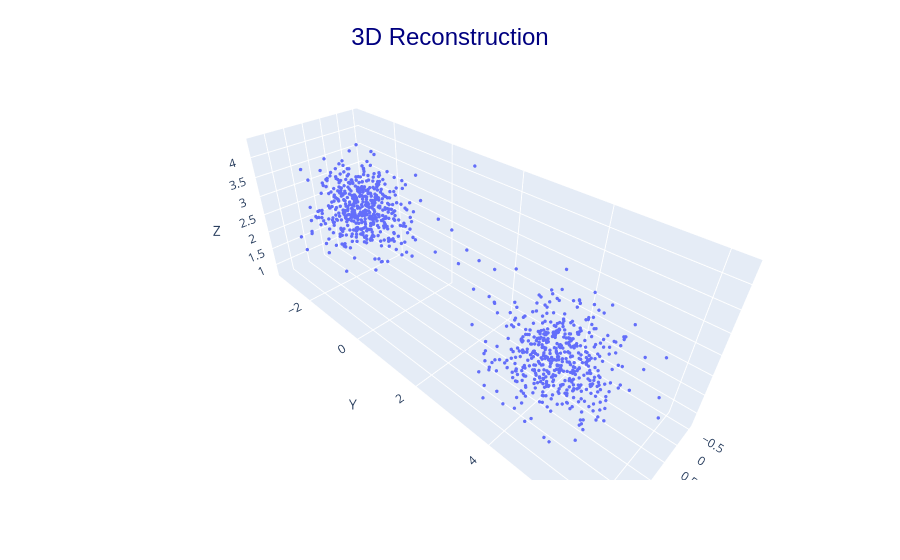
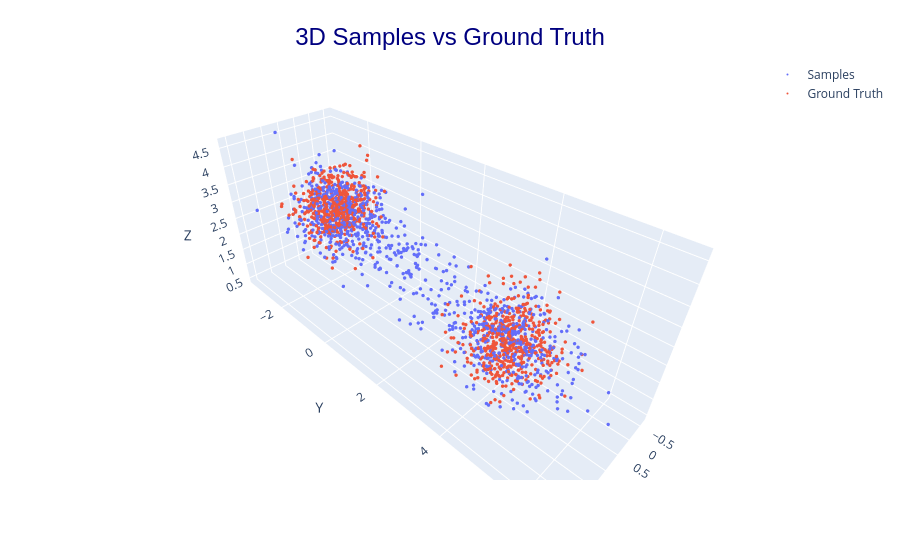

The notebook cell these images were saved under, in order:
### Code cell
plot_model(stein_global_vae, key_for("stein_global_vae_plotting"), X_test, share_axis=False)

### Figure 1 — Plotly figure (JSON) as saved in the notebook; plotly's stock layout.template omitted (floating-point values rounded to 4 significant figures; data arrays with more than 128 entries replaced by an {"elided": "..."} marker saying what was removed)
{"data": [{"marker": {"size": 2}, "mode": "markers", "name": "recon", "type": "scatter3d", "x": {"elided": "1000 float values"}, "y": {"elided": "1000 float values"}, "z": {"elided": "1000 float values"}}], "layout": {"margin": {"t": 60}, "scene": {"xaxis": {"title": {"text": "X"}}, "yaxis": {"title": {"text": "Y"}}, "zaxis": {"title": {"text": "Z"}}}, "title": {"font": {"color": "navy", "family": "Arial", "size": 24}, "text": "3D Reconstruction", "x": 0.5, "y": 0.95}}}

### Figure 2 — Plotly figure (JSON) as saved in the notebook; plotly's stock layout.template omitted (floating-point values rounded to 4 significant figures; data arrays with more than 128 entries replaced by an {"elided": "..."} marker saying what was removed)
{"data": [{"marker": {"size": 2}, "mode": "markers", "name": "Samples", "type": "scatter3d", "x": {"elided": "1000 float values"}, "y": {"elided": "1000 float values"}, "z": {"elided": "1000 float values"}}, {"marker": {"size": 2}, "mode": "markers", "name": "Ground Truth", "type": "scatter3d", "x": {"elided": "1000 float values"}, "y": {"elided": "1000 float values"}, "z": {"elided": "1000 float values"}}], "layout": {"margin": {"t": 60}, "scene": {"xaxis": {"title": {"text": "X"}}, "yaxis": {"title": {"text": "Y"}}, "zaxis": {"title": {"text": "Z"}}}, "title": {"font": {"color": "navy", "family": "Arial", "size": 24}, "text": "3D Samples vs Ground Truth", "x": 0.5, "y": 0.95}}}
